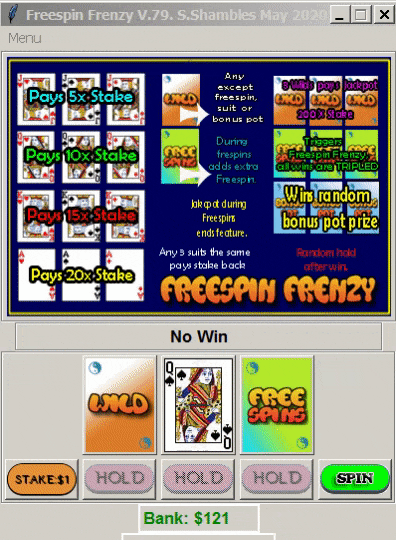
#> input picture Python-code-snippets-201-300/test-anim.gif, 396 x 540 px
$ python '276-extract frames from animated gif.py'
#> lines starting #> are read from the running program, lines starting #| are printed output that depends on the picture
"""Code snippets vol-56
   276-extract frames from an animated gif.

   Download all snippets so far:
   https://wp.me/Pa5TU8-1yg
   Blog: stevepython.wordpress.com

Requirements:
pip3 install Pillow
An animated gif file named 'test-anim.gif'

Origin:
https://gist.github.com/revolunet/848913
Updated by Shambles. May 2020.
"""
import os
import webbrowser as web

from PIL import Image


def extract_frames(in_gif, out_folder):
#> called with in_gif = 'test-anim.gif', out_folder = 'gif_frames'
    frame = Image.open(in_gif)
#> frame is the input picture: PIL image 396x540 P; mean R, G, B, A 142.8, 138.3, 135.4, 255
    n_frames = 0
    while frame:
        frame.save('%s/%s-%s.gif' %
                   (out_folder, os.path.basename(in_gif),
                    n_frames), 'GIF')

        n_frames += 1
        print('Extracting frame: ', n_frames)
        try:
            frame.seek(n_frames)
        except EOFError:
            break
#> this loop made 178 passes
#| Extracting frame:  1
#| Extracting frame:  2
#| Extracting frame:  3
#| Extracting frame:  4
#| Extracting frame:  5
#| Extracting frame:  6
#| Extracting frame:  7
#| Extracting frame:  8
#> (further printed lines are left out)
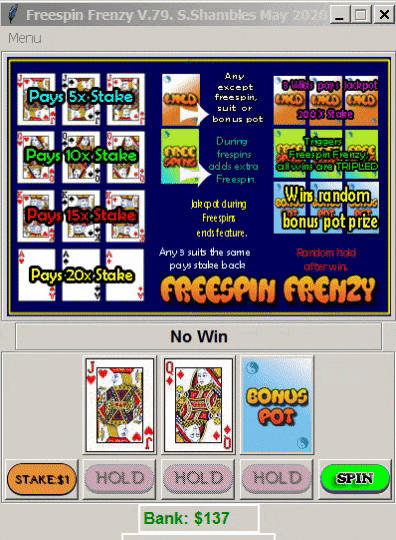
#> frame: PIL image 396x540 RGBA; mean R, G, B, A 142.2, 138.5, 140.7, 255
#> after the loop, n_frames = 178
    return True


save_dir = 'gif_frames'
chck_dir = os.path.isdir(save_dir)
if not chck_dir:
    os.makedirs(save_dir)

extract_frames('test-anim.gif', save_dir)
print('Finished.')
web.open(save_dir)
